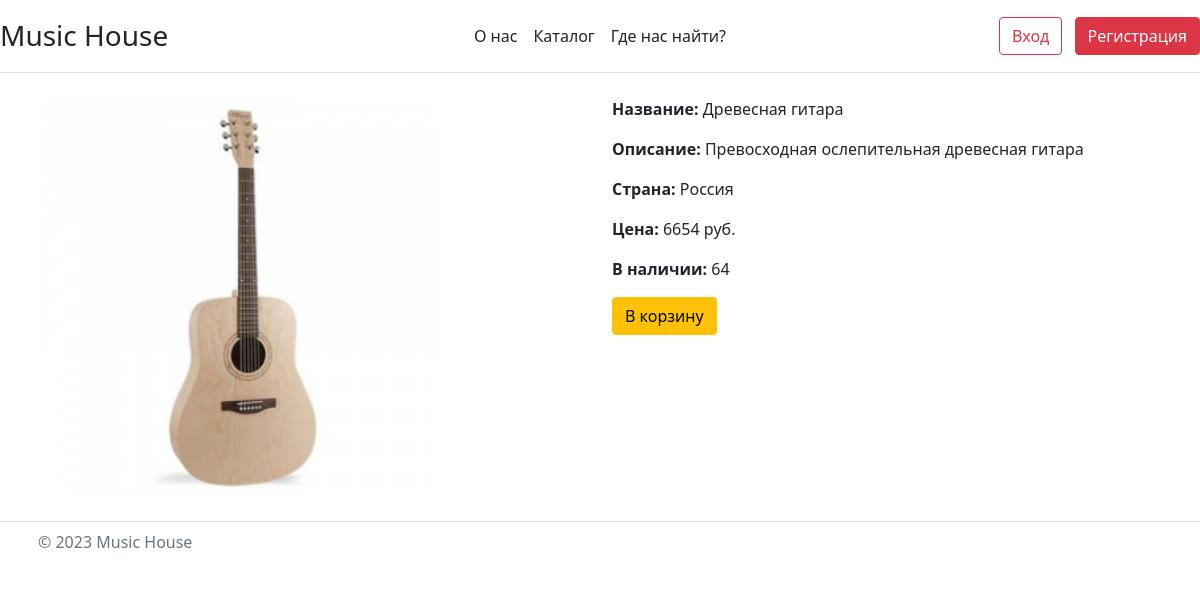
/product.php?id=2, run on the app's committed database.
### tables this page shows
CREATE TABLE `Product` (
  `Id` int(11) NOT NULL,
  `Name` varchar(30) NOT NULL,
  `Description` text NOT NULL,
  `Image` text NOT NULL,
  `Cost` float NOT NULL,
  `Country` varchar(30) NOT NULL,
  `Category` int(11) NOT NULL,
  `Date` timestamp NOT NULL DEFAULT CURRENT_TIMESTAMP,
  `Year` int(11) NOT NULL,
  `Count` int(11) NOT NULL
);

### product.php (the view, shortened to what this page needs)
<?php
    include 'templates/head.php';
    require_once 'connect.php';
    $id = $_GET['id'];
    $query = "SELECT * FROM Product WHERE Id = '$id'";
    $result = $conn->query($query);
    $row = $result->fetch_assoc();
?>
<div class="container">
    <div class="row">
        <div class="col">
                <img src="/media/images/<?php echo $row['Image']?>.jpeg" style="width: 400px; height: 800;" alt="Товар">
        </div>
        <div class="col">
            <p><b>Название:</b> <?php echo $row['Name']?></p>
            <p><b>Описание:</b> <?php echo $row['Description']?></p>
            <p><b>Страна:</b> <?php echo $row['Country']?></p>
            <p><b>Цена:</b> <?php echo $row['Cost']?> руб.</p>
            <p><b>В наличии:</b> <?php echo $row['Count']?></p>
            <p><a href="add_to_cart.php?id=<?php echo $row['Id']?>"class="btn btn-warning">В корзину</a> </p>
        </div>
    </div>
</div>

### data on the page
product: Image (picture), Name "Древесная гитара", Description "Превосходная ослепительная древесная гитара", Country "Россия", Cost "6654", Count "64"
